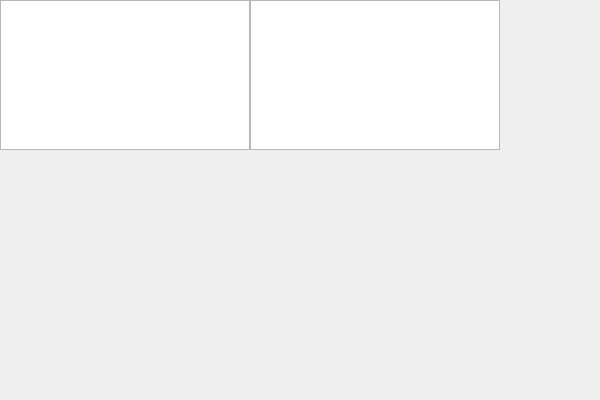
<?xml version="1.0" encoding="UTF-8"?>
<ui version="4.0">
 <class>Tools</class>
 <widget class="QDialog" name="Tools">
  <property name="geometry">
   <rect>
    <x>0</x>
    <y>0</y>
    <width>600</width>
    <height>400</height>
   </rect>
  </property>
  <property name="windowTitle">
   <string>Tools</string>
  </property>
  <widget class="QTreeView" name="fileTree">
   <property name="geometry">
    <rect>
     <x>250</x>
     <y>0</y>
     <width>250</width>
     <height>150</height>
    </rect>
   </property>
  </widget>
  <widget class="QStackedWidget" name="videos">
   <property name="geometry">
    <rect>
     <x>0</x>
     <y>0</y>
     <width>250</width>
     <height>150</height>
    </rect>
   </property>
   <property name="currentIndex">
    <number>1</number>
   </property>
   <widget class="QWidget" name="listPage">
    <widget class="QListView" name="videoList">
     <property name="geometry">
      <rect>
       <x>0</x>
       <y>0</y>
       <width>250</width>
       <height>150</height>
      </rect>
     </property>
    </widget>
   </widget>
   <widget class="QWidget" name="tablePage">
    <widget class="QTableView" name="videoTable">
     <property name="geometry">
      <rect>
       <x>0</x>
       <y>0</y>
       <width>250</width>
       <height>150</height>
      </rect>
     </property>
    </widget>
   </widget>
  </widget>
  <widget class="GLWidget" name="canvas" native="true">
   <property name="geometry">
    <rect>
     <x>100</x>
     <y>160</y>
     <width>411</width>
     <height>211</height>
    </rect>
   </property>
  </widget>
 </widget>
 <layoutdefault spacing="6" margin="11"/>
 <customwidgets>
  <customwidget>
   <class>GLWidget</class>
   <extends>QWidget</extends>
   <header>GLWidget.h</header>
   <container>1</container>
  </customwidget>
 </customwidgets>
 <resources/>
 <connections/>
</ui>
